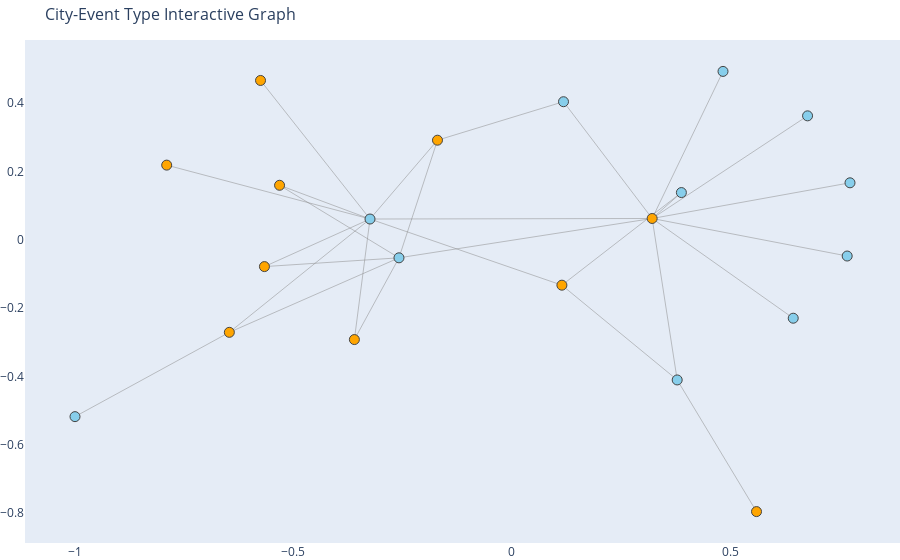

Source (notebook cell):
### Code cell
interactive_plot(B)

### Figure 1 — Plotly figure (JSON) as saved in the notebook; plotly's stock layout.template omitted (floating-point values rounded to 4 significant figures)
{"data": [{"hoverinfo": "none", "line": {"color": "#888", "width": 0.5}, "mode": "lines", "type": "scatter", "x": [-0.2585, 0.321, null, -0.2585, -0.1704, null, -0.2585, -0.3605, null, -0.2585, -0.5664, null, -0.2585, -0.6467, null, -0.2585, -0.5318, null, 0.321, -0.3248, null, 0.321, 0.6767, null, 0.321, 0.3783, null, 0.321, 0.4832, null, 0.321, 0.7738, null, 0.321, 0.1181, null, 0.321, 0.6439, null, 0.321, 0.3879, null, 0.321, 0.7674, null, -0.3248, -0.7901, null, -0.3248, -0.3605, null, -0.3248, -0.5754, null, -0.3248, -0.1704, null, -0.3248, -0.6467, null, -0.3248, -0.5318, null, -0.3248, 0.1144, null, -0.3248, -0.5664, null, -0.1704, 0.1181, null, 0.3783, 0.5599, null, 0.3783, 0.1144, null, -0.6467, -1, null, 0.1144, 0.3879, null], "y": [-0.05262, 0.06254, null, -0.05262, 0.2918, null, -0.05262, -0.292, null, -0.05262, -0.07833, null, -0.05262, -0.2708, null, -0.05262, 0.1598, null, 0.06254, 0.061, null, 0.06254, 0.3631, null, 0.06254, -0.4102, null, 0.06254, 0.4932, null, 0.06254, 0.167, null, 0.06254, 0.4045, null, 0.06254, -0.2295, null, 0.06254, 0.1385, null, 0.06254, -0.04737, null, 0.061, 0.2188, null, 0.061, -0.292, null, 0.061, 0.4667, null, 0.061, 0.2918, null, 0.061, -0.2708, null, 0.061, 0.1598, null, 0.061, -0.1327, null, 0.061, -0.07833, null, 0.2918, 0.4045, null, -0.4102, -0.7957, null, -0.4102, -0.1327, null, -0.2708, -0.5177, null, -0.1327, 0.1385, null]}, {"hoverinfo": "text", "hovertext": ["City: Madrid", "Genre: Rock", "City: Barcelona", "Genre: Pop", "Genre: Undefined", "Genre: Classical", "Genre: Alternative", "City: Málaga", "City: A Coruña", "City: Zaragoza", "Genre: Comedy", "Genre: Dance/Electronic", "Genre: Other", "City: Sevilla", "Genre: Hip-Hop/Rap", "City: Bilbao", "Genre: Family", "City: Barakaldo", "City: Pamplona/Iruña", "City: Granada", "City: Leganés"], "marker": {"color": ["skyblue", "orange", "skyblue", "orange", "orange", "orange", "orange", "skyblue", "skyblue", "skyblue", "orange", "orange", "orange", "skyblue", "orange", "skyblue", "orange", "skyblue", "skyblue", "skyblue", "skyblue"], "line": {"width": 1}, "size": 10}, "mode": "markers", "text": ["Madrid", "Rock", "Barcelona", "Pop", "Undefined", "Classical", "Alternative", "Málaga", "A Coruña", "Zaragoza", "Comedy", "Dance/Electronic", "Other", "Sevilla", "Hip-Hop/Rap", "Bilbao", "Family", "Barakaldo", "Pamplona/Iruña", "Granada", "Leganés"], "type": "scatter", "x": [-0.2585, 0.321, -0.3248, -0.7901, -0.3605, -0.5754, -0.1704, 0.6767, 0.3783, 0.4832, -0.5664, -0.6467, -0.5318, 0.7738, 0.5599, 0.1181, 0.1144, 0.6439, 0.3879, 0.7674, -1], "y": [-0.05262, 0.06254, 0.061, 0.2188, -0.292, 0.4667, 0.2918, 0.3631, -0.4102, 0.4932, -0.07833, -0.2708, 0.1598, 0.167, -0.7957, 0.4045, -0.1327, -0.2295, 0.1385, -0.04737, -0.5177]}], "layout": {"hovermode": "closest", "margin": {"b": 0, "l": 0, "r": 0, "t": 40}, "showlegend": false, "title": {"font": {"size": 16}, "text": "City-Event Type Interactive Graph"}, "xaxis": {"showgrid": false, "zeroline": false}, "yaxis": {"showgrid": false, "zeroline": false}}}
